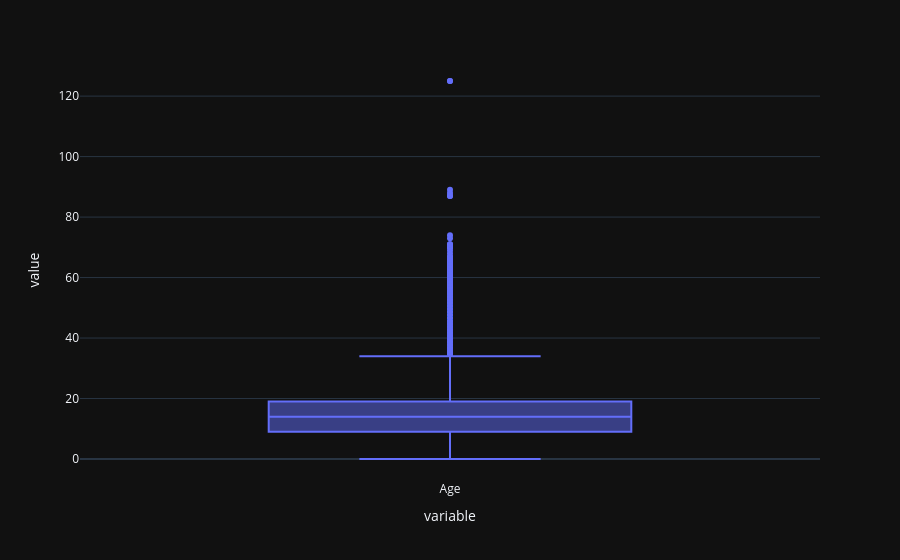

Here is the notebook cell this chart was saved with:
### Code cell
# Подивимось на аномальні викиди в числових фічах

px.box(df['Age'])

### Figure 1 — Plotly figure (JSON) as saved in the notebook; plotly's stock layout.template omitted (floating-point values rounded to 4 significant figures; data arrays with more than 128 entries replaced by an {"elided": "..."} marker saying what was removed)
{"data": [{"alignmentgroup": "True", "hovertemplate": "variable=%{x}<br>value=%{y}<extra></extra>", "legendgroup": "", "marker": {"color": "#636efa"}, "name": "", "notched": false, "offsetgroup": "", "orientation": "v", "showlegend": false, "x": {"elided": "97061 str values"}, "x0": " ", "xaxis": "x", "y": {"elided": "97061 int values"}, "y0": " ", "yaxis": "y", "type": "box"}], "layout": {"xaxis": {"anchor": "y", "domain": [0.0, 1.0], "title": {"text": "variable"}}, "yaxis": {"anchor": "x", "domain": [0.0, 1.0], "title": {"text": "value"}}, "legend": {"tracegroupgap": 0}, "margin": {"t": 60}, "boxmode": "group"}}
